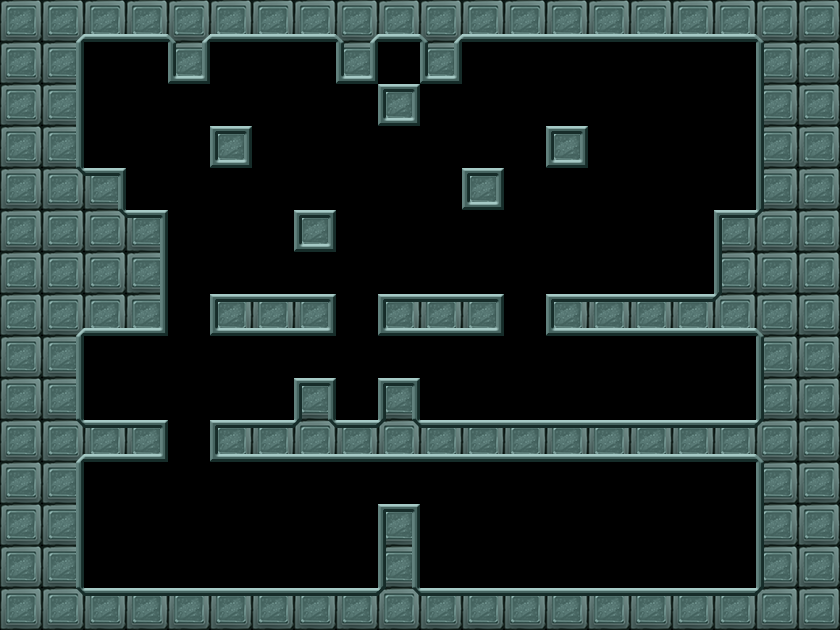

This is a level from a 2D game, rendered from its Tiled map with the project's own tilesets. A one-line summary and the map file follow, with tile-layer data summarised:
An orthogonal 20x15 tile map with 42x42 px tiles, 1 tile layer (map) and 25 objects (10x nl, 4x dec_yuantong, 4x bt, 2x nag, 2x dec_pic, ...).

<map version="1.0" orientation="orthogonal" width="20" height="15" tilewidth="42" tileheight="42">
 <tileset firstgid="1" name="level28" tilewidth="42" tileheight="42">
  <image source="level28.png" width="840" height="630" />
  <tile id="22">
   <properties>
    <property name="tag" value="1" />
   </properties>
  </tile>
  <tile id="42">
   <properties>
    <property name="tag" value="1" />
   </properties>
  </tile>
  <tile id="62">
   <properties>
    <property name="tag" value="1" />
   </properties>
  </tile>
  <tile id="162">
   <properties>
    <property name="tag" value="1" />
   </properties>
  </tile>
  <tile id="182">
   <properties>
    <property name="tag" value="1" />
   </properties>
  </tile>
  <tile id="222">
   <properties>
    <property name="tag" value="1" />
   </properties>
  </tile>
  <tile id="242">
   <properties>
    <property name="tag" value="1" />
   </properties>
  </tile>
  <tile id="262">
   <properties>
    <property name="tag" value="1" />
   </properties>
  </tile>
 </tileset>
 <layer name="map" width="20" height="15">
  <data>[300 cells, 290 non-empty, 140 distinct tile ids]</data>
 </layer>
 <objectgroup name="data" width="20" height="15">
  <object name="nl" x="210" y="252" width="42" height="42" />
  <object name="nl" x="252" y="252" width="42" height="42" />
  <object name="nl" x="294" y="252" width="42" height="42" />
  <object name="nl" x="378" y="252" width="42" height="42" />
  <object name="nl" x="420" y="252" width="42" height="42" />
  <object name="nl" x="462" y="252" width="42" height="42" />
  <object name="nl" x="546" y="252" width="42" height="42" />
  <object name="nl" x="588" y="252" width="42" height="42" />
  <object name="nl" x="630" y="252" width="42" height="42" />
  <object name="nl" x="672" y="252" width="42" height="42" />
  <object name="jz" x="336" y="378" width="42" height="42" />
  <object name="dec_yuantong" x="210" y="378" width="42" height="42" />
  <object name="dec_yuantong" x="252" y="378" width="42" height="42" />
  <object name="dec_yuantong" x="420" y="378" width="42" height="42" />
  <object name="dec_yuantong" x="462" y="378" width="42" height="42" />
  <object name="bt" x="84" y="378" width="42" height="42" />
  <object name="bt" x="84" y="546" width="42" height="42" />
  <object name="bt" x="714" y="378" width="42" height="42" />
  <object name="bt" x="714" y="546" width="42" height="42" />
  <object name="nag" x="336" y="546" width="42" height="42" />
  <object name="nag" x="420" y="546" width="42" height="42" />
  <object name="dec_pic" x="210" y="504" width="42" height="42">
   <properties>
    <property name="any" value="0" />
   </properties>
  </object>
  <object name="dec_pic" x="546" y="504" width="42" height="42">
   <properties>
    <property name="any" value="0" />
   </properties>
  </object>
  <object name="bhp" x="378" y="462" width="42" height="42">
   <properties>
    <property name="addper" value="5" />
    <property name="hp" value="100" />
    <property name="kill" value="20" />
   </properties>
  </object>
  <object name="na" x="126" y="168" width="42" height="42" />
 </objectgroup>
</map>